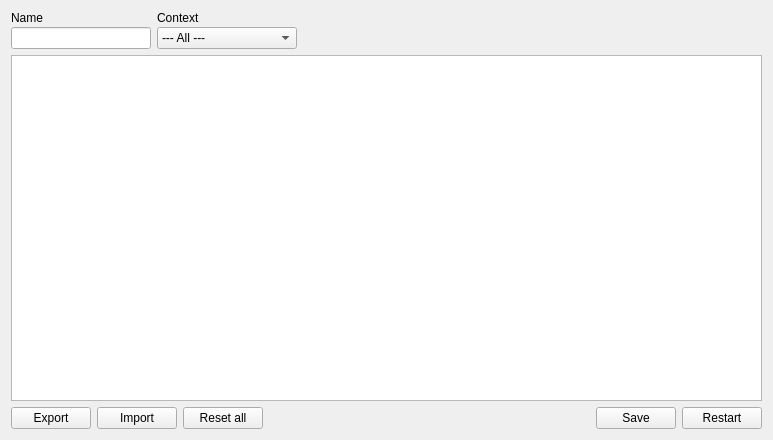
<?xml version="1.0" encoding="UTF-8"?>
<ui version="4.0">
 <class>WidgetSettingsServer</class>
 <widget class="QWidget" name="WidgetSettingsServer">
  <property name="geometry">
   <rect>
    <x>0</x>
    <y>0</y>
    <width>773</width>
    <height>440</height>
   </rect>
  </property>
  <property name="windowTitle">
   <string>Form</string>
  </property>
  <layout class="QVBoxLayout" name="verticalLayout">
   <item>
    <widget class="QWidget" name="widget_2" native="true">
     <layout class="QHBoxLayout" name="horizontalLayout_2">
      <property name="leftMargin">
       <number>0</number>
      </property>
      <property name="topMargin">
       <number>0</number>
      </property>
      <property name="rightMargin">
       <number>0</number>
      </property>
      <property name="bottomMargin">
       <number>0</number>
      </property>
      <item>
       <widget class="QWidget" name="widget_3" native="true">
        <property name="minimumSize">
         <size>
          <width>140</width>
          <height>0</height>
         </size>
        </property>
        <property name="maximumSize">
         <size>
          <width>140</width>
          <height>16777215</height>
         </size>
        </property>
        <layout class="QVBoxLayout" name="verticalLayout_2">
         <property name="spacing">
          <number>2</number>
         </property>
         <property name="leftMargin">
          <number>0</number>
         </property>
         <property name="topMargin">
          <number>0</number>
         </property>
         <property name="rightMargin">
          <number>0</number>
         </property>
         <property name="bottomMargin">
          <number>0</number>
         </property>
         <item>
          <widget class="QLabel" name="labelName">
           <property name="text">
            <string>Name</string>
           </property>
          </widget>
         </item>
         <item>
          <widget class="QLineEdit" name="editName"/>
         </item>
        </layout>
       </widget>
      </item>
      <item>
       <widget class="QWidget" name="widget_4" native="true">
        <property name="minimumSize">
         <size>
          <width>140</width>
          <height>0</height>
         </size>
        </property>
        <property name="maximumSize">
         <size>
          <width>140</width>
          <height>16777215</height>
         </size>
        </property>
        <layout class="QVBoxLayout" name="verticalLayout_3">
         <property name="spacing">
          <number>2</number>
         </property>
         <property name="leftMargin">
          <number>0</number>
         </property>
         <property name="topMargin">
          <number>0</number>
         </property>
         <property name="rightMargin">
          <number>0</number>
         </property>
         <property name="bottomMargin">
          <number>0</number>
         </property>
         <item>
          <widget class="QLabel" name="labelContext">
           <property name="text">
            <string>Context</string>
           </property>
          </widget>
         </item>
         <item>
          <widget class="QComboBox" name="comboContext">
           <item>
            <property name="text">
             <string>--- All ---</string>
            </property>
           </item>
           <item>
            <property name="text">
             <string>user</string>
            </property>
           </item>
           <item>
            <property name="text">
             <string>superuser</string>
            </property>
           </item>
           <item>
            <property name="text">
             <string>superuser-backend</string>
            </property>
           </item>
           <item>
            <property name="text">
             <string>postmaster</string>
            </property>
           </item>
           <item>
            <property name="text">
             <string>internal</string>
            </property>
           </item>
           <item>
            <property name="text">
             <string>backend</string>
            </property>
           </item>
           <item>
            <property name="text">
             <string>sighup</string>
            </property>
           </item>
          </widget>
         </item>
        </layout>
       </widget>
      </item>
      <item>
       <spacer name="horizontalSpacer_2">
        <property name="orientation">
         <enum>Qt::Horizontal</enum>
        </property>
        <property name="sizeHint" stdset="0">
         <size>
          <width>165</width>
          <height>20</height>
         </size>
        </property>
       </spacer>
      </item>
     </layout>
    </widget>
   </item>
   <item>
    <widget class="QTableWidget" name="table">
     <property name="sortingEnabled">
      <bool>true</bool>
     </property>
     <attribute name="verticalHeaderVisible">
      <bool>false</bool>
     </attribute>
    </widget>
   </item>
   <item>
    <widget class="QWidget" name="widget" native="true">
     <layout class="QHBoxLayout" name="horizontalLayout">
      <property name="leftMargin">
       <number>0</number>
      </property>
      <property name="topMargin">
       <number>0</number>
      </property>
      <property name="rightMargin">
       <number>0</number>
      </property>
      <property name="bottomMargin">
       <number>0</number>
      </property>
      <item>
       <widget class="QPushButton" name="btExport">
        <property name="text">
         <string>Export</string>
        </property>
        <property name="icon">
         <iconset resource="../icons.qrc">
          <normaloff>:/icons/export</normaloff>:/icons/export</iconset>
        </property>
       </widget>
      </item>
      <item>
       <widget class="QPushButton" name="btImport">
        <property name="text">
         <string>Import</string>
        </property>
        <property name="icon">
         <iconset resource="../icons.qrc">
          <normaloff>:/icons/import</normaloff>:/icons/import</iconset>
        </property>
       </widget>
      </item>
      <item>
       <widget class="QPushButton" name="btResetAll">
        <property name="text">
         <string>Reset all</string>
        </property>
        <property name="icon">
         <iconset resource="../icons.qrc">
          <normaloff>:/icons/remove</normaloff>:/icons/remove</iconset>
        </property>
       </widget>
      </item>
      <item>
       <spacer name="horizontalSpacer">
        <property name="orientation">
         <enum>Qt::Horizontal</enum>
        </property>
        <property name="sizeHint" stdset="0">
         <size>
          <width>371</width>
          <height>20</height>
         </size>
        </property>
       </spacer>
      </item>
      <item>
       <widget class="QPushButton" name="btSave">
        <property name="text">
         <string>Save</string>
        </property>
        <property name="icon">
         <iconset resource="../icons.qrc">
          <normaloff>:/icons/save</normaloff>:/icons/save</iconset>
        </property>
       </widget>
      </item>
      <item>
       <widget class="QPushButton" name="btRestart">
        <property name="text">
         <string>Restart</string>
        </property>
       </widget>
      </item>
     </layout>
    </widget>
   </item>
  </layout>
 </widget>
 <resources>
  <include location="../icons.qrc"/>
 </resources>
 <connections/>
</ui>
